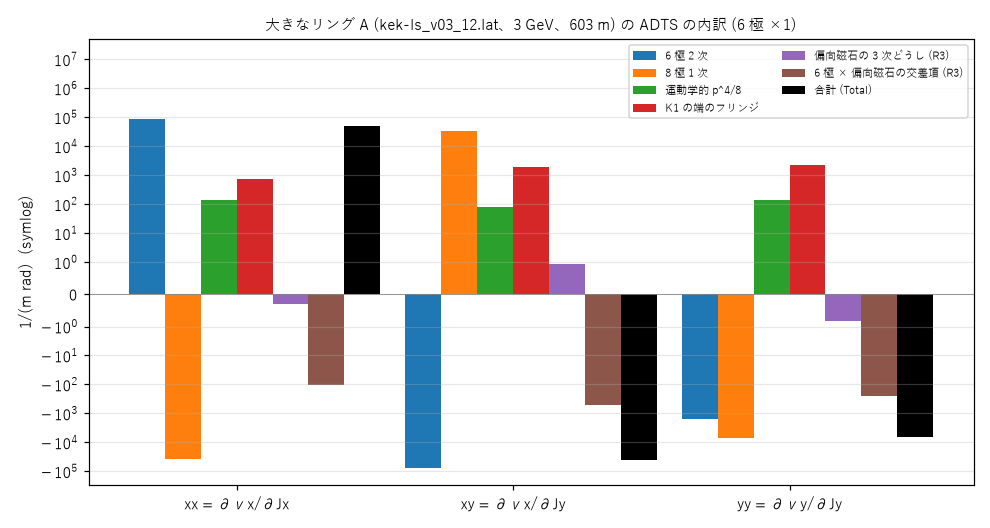

Write the Python code that produced this figure.
# -*- coding: utf-8 -*-
"""入門 §5: ADTS の内訳 (大きなリング A = kek-ls_v03_12.lat、3 GeV、603.12 m、6 極の強さ ×1) の棒グラフと表。
数値は保存済みの出力 adts_bend_scan_kekls.pysad.txt の「6 極の強さ ×1」の節から読む (走らせ直さない)。単位 1/(m rad)。
使い方 (リポジトリ直下から): py -3.12 example/14_nonlinear_dynamics/primer/primer_breakdown.py   出力: primer_breakdown.png、標準出力
"""
import os
import re
import numpy as np
import primer_common as C
plt = C.setup_plot()

txt = open(os.path.join(C.HERE, '..', 'adts_rdt', 'adts_bend_scan_kekls.pysad.txt'), encoding='utf-8').read()
blk = txt.split('--- 6 極の強さ ×1 (')[1].split('--- 6 極の強さ ×2')[0]
rows = {}
for ln in blk.splitlines():
    m = re.match(r'\s+(\S.*?)\s+xx=\s*(\S+)\s+xy=\s*(\S+)\s+yy=\s*(\S+)', ln)
    if m:
        rows[m.group(1).strip()] = [float(m.group(i)) for i in (2, 3, 4)]
rows = {k: v for k, v in rows.items() if not k.startswith('解析の合計 (R2') and not k.startswith('追跡')}
print(txt.splitlines()[0])
print('6 極の強さ ×1 の内訳 [1/(m rad)]:')
for k, v in rows.items():
    print('  %-34s xx = %12.3f  xy = %12.3f  yy = %12.3f' % (k, *v))
names = ['6 極 2 次', '8 極 1 次', '運動学的 p^4/8', 'K1 の端のフリンジ', '偏向磁石の 3 次どうし (R3)', '6 極 × 偏向磁石の交差項 (R3)']
vals = np.array([rows[n] for n in names])
tot = np.array(rows['解析の合計 (R3、偏向磁石の 3 次あり)'])
print('和 (6 項) = %s、解析の合計 (R3) = %s' % (np.array2string(vals.sum(axis=0), precision=3), np.array2string(tot, precision=3)))
fig, a = plt.subplots(figsize=(9, 4.8))
w = 0.13
for i, n in enumerate(names):
    a.bar(np.arange(3) + (i - 2.5) * w, vals[i], w, label=n)
a.bar(np.arange(3) + 3.5 * w, tot, w, color='k', label='合計 (Total)')
a.set_yscale('symlog', linthresh=1)
a.set_xticks(range(3)); a.set_xticklabels(['xx = ∂νx/∂Jx', 'xy = ∂νx/∂Jy', 'yy = ∂νy/∂Jy'])
a.axhline(0, color='gray', lw=0.5)
a.set_ylabel('1/(m rad)  (symlog)')
a.set_title('大きなリング A (kek-ls_v03_12.lat、3 GeV、603 m) の ADTS の内訳 (6 極 ×1)', fontsize=10)
a.set_ylim(-3e5, 5e7)
a.legend(fontsize=7.5, ncol=2, loc='upper right'); a.grid(alpha=0.3, axis='y')
fig.tight_layout()
fig.savefig(os.path.join(C.HERE, 'primer_breakdown.png'), dpi=110)
